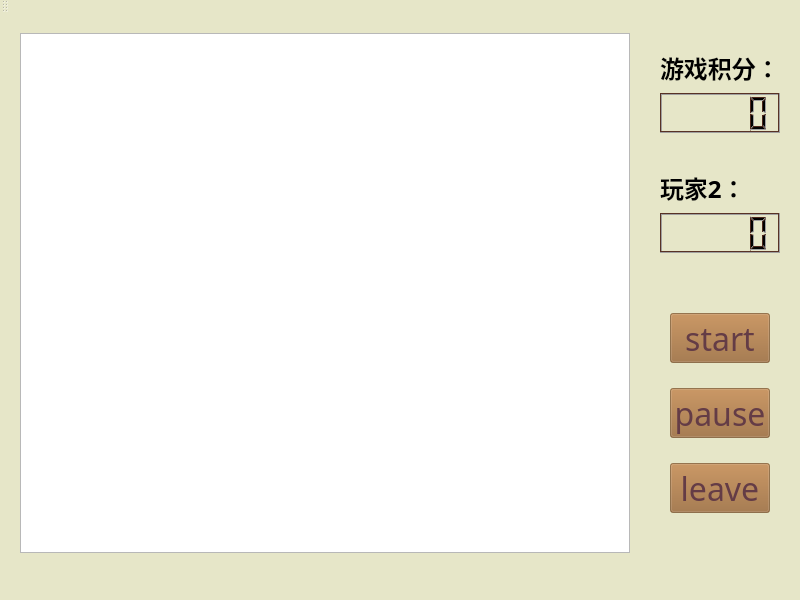
<?xml version="1.0" encoding="UTF-8"?>
<ui version="4.0">
 <class>MainWindow</class>
 <widget class="QMainWindow" name="MainWindow">
  <property name="geometry">
   <rect>
    <x>0</x>
    <y>0</y>
    <width>800</width>
    <height>600</height>
   </rect>
  </property>
  <property name="palette">
   <palette>
    <active>
     <colorrole role="Base">
      <brush brushstyle="SolidPattern">
       <color alpha="255">
        <red>255</red>
        <green>255</green>
        <blue>255</blue>
       </color>
      </brush>
     </colorrole>
     <colorrole role="Window">
      <brush brushstyle="SolidPattern">
       <color alpha="255">
        <red>230</red>
        <green>230</green>
        <blue>200</blue>
       </color>
      </brush>
     </colorrole>
     <colorrole role="ToolTipBase">
      <brush brushstyle="SolidPattern">
       <color alpha="255">
        <red>92</red>
        <green>73</green>
        <blue>49</blue>
       </color>
      </brush>
     </colorrole>
    </active>
    <inactive>
     <colorrole role="Base">
      <brush brushstyle="SolidPattern">
       <color alpha="255">
        <red>255</red>
        <green>255</green>
        <blue>255</blue>
       </color>
      </brush>
     </colorrole>
     <colorrole role="Window">
      <brush brushstyle="SolidPattern">
       <color alpha="255">
        <red>230</red>
        <green>230</green>
        <blue>200</blue>
       </color>
      </brush>
     </colorrole>
     <colorrole role="ToolTipBase">
      <brush brushstyle="SolidPattern">
       <color alpha="255">
        <red>92</red>
        <green>73</green>
        <blue>49</blue>
       </color>
      </brush>
     </colorrole>
    </inactive>
    <disabled>
     <colorrole role="Base">
      <brush brushstyle="SolidPattern">
       <color alpha="255">
        <red>230</red>
        <green>230</green>
        <blue>200</blue>
       </color>
      </brush>
     </colorrole>
     <colorrole role="Window">
      <brush brushstyle="SolidPattern">
       <color alpha="255">
        <red>230</red>
        <green>230</green>
        <blue>200</blue>
       </color>
      </brush>
     </colorrole>
     <colorrole role="ToolTipBase">
      <brush brushstyle="SolidPattern">
       <color alpha="255">
        <red>92</red>
        <green>73</green>
        <blue>49</blue>
       </color>
      </brush>
     </colorrole>
    </disabled>
   </palette>
  </property>
  <property name="windowTitle">
   <string>游戏界面</string>
  </property>
  <property name="styleSheet">
   <string notr="true">border-top-color: rgb(255, 255, 255);</string>
  </property>
  <widget class="QWidget" name="centralWidget">
   <widget class="QGraphicsView" name="graphicsView">
    <property name="geometry">
     <rect>
      <x>20</x>
      <y>20</y>
      <width>610</width>
      <height>520</height>
     </rect>
    </property>
   </widget>
   <widget class="QPushButton" name="btn_start">
    <property name="geometry">
     <rect>
      <x>670</x>
      <y>300</y>
      <width>100</width>
      <height>50</height>
     </rect>
    </property>
    <property name="palette">
     <palette>
      <active>
       <colorrole role="Button">
        <brush brushstyle="SolidPattern">
         <color alpha="160">
          <red>153</red>
          <green>102</green>
          <blue>51</blue>
         </color>
        </brush>
       </colorrole>
       <colorrole role="Midlight">
        <brush brushstyle="SolidPattern">
         <color alpha="255">
          <red>118</red>
          <green>245</green>
          <blue>245</blue>
         </color>
        </brush>
       </colorrole>
       <colorrole role="BrightText">
        <brush brushstyle="SolidPattern">
         <color alpha="255">
          <red>255</red>
          <green>255</green>
          <blue>255</blue>
         </color>
        </brush>
       </colorrole>
       <colorrole role="ButtonText">
        <brush brushstyle="SolidPattern">
         <color alpha="255">
          <red>100</red>
          <green>60</green>
          <blue>70</blue>
         </color>
        </brush>
       </colorrole>
       <colorrole role="Base">
        <brush brushstyle="SolidPattern">
         <color alpha="160">
          <red>153</red>
          <green>102</green>
          <blue>51</blue>
         </color>
        </brush>
       </colorrole>
       <colorrole role="Window">
        <brush brushstyle="SolidPattern">
         <color alpha="160">
          <red>153</red>
          <green>102</green>
          <blue>51</blue>
         </color>
        </brush>
       </colorrole>
       <colorrole role="AlternateBase">
        <brush brushstyle="SolidPattern">
         <color alpha="255">
          <red>248</red>
          <green>245</green>
          <blue>245</blue>
         </color>
        </brush>
       </colorrole>
       <colorrole role="PlaceholderText">
        <brush brushstyle="SolidPattern">
         <color alpha="128">
          <red>180</red>
          <green>0</green>
          <blue>0</blue>
         </color>
        </brush>
       </colorrole>
      </active>
      <inactive>
       <colorrole role="Button">
        <brush brushstyle="SolidPattern">
         <color alpha="160">
          <red>153</red>
          <green>102</green>
          <blue>51</blue>
         </color>
        </brush>
       </colorrole>
       <colorrole role="Midlight">
        <brush brushstyle="SolidPattern">
         <color alpha="255">
          <red>118</red>
          <green>245</green>
          <blue>245</blue>
         </color>
        </brush>
       </colorrole>
       <colorrole role="BrightText">
        <brush brushstyle="SolidPattern">
         <color alpha="255">
          <red>255</red>
          <green>255</green>
          <blue>255</blue>
         </color>
        </brush>
       </colorrole>
       <colorrole role="ButtonText">
        <brush brushstyle="SolidPattern">
         <color alpha="255">
          <red>100</red>
          <green>60</green>
          <blue>70</blue>
         </color>
        </brush>
       </colorrole>
       <colorrole role="Base">
        <brush brushstyle="SolidPattern">
         <color alpha="160">
          <red>153</red>
          <green>102</green>
          <blue>51</blue>
         </color>
        </brush>
       </colorrole>
       <colorrole role="Window">
        <brush brushstyle="SolidPattern">
         <color alpha="160">
          <red>153</red>
          <green>102</green>
          <blue>51</blue>
         </color>
        </brush>
       </colorrole>
       <colorrole role="AlternateBase">
        <brush brushstyle="SolidPattern">
         <color alpha="255">
          <red>248</red>
          <green>245</green>
          <blue>245</blue>
         </color>
        </brush>
       </colorrole>
       <colorrole role="PlaceholderText">
        <brush brushstyle="SolidPattern">
         <color alpha="128">
          <red>180</red>
          <green>0</green>
          <blue>0</blue>
         </color>
        </brush>
       </colorrole>
      </inactive>
      <disabled>
       <colorrole role="Button">
        <brush brushstyle="SolidPattern">
         <color alpha="160">
          <red>153</red>
          <green>102</green>
          <blue>51</blue>
         </color>
        </brush>
       </colorrole>
       <colorrole role="Midlight">
        <brush brushstyle="SolidPattern">
         <color alpha="255">
          <red>118</red>
          <green>245</green>
          <blue>245</blue>
         </color>
        </brush>
       </colorrole>
       <colorrole role="BrightText">
        <brush brushstyle="SolidPattern">
         <color alpha="255">
          <red>255</red>
          <green>255</green>
          <blue>255</blue>
         </color>
        </brush>
       </colorrole>
       <colorrole role="ButtonText">
        <brush brushstyle="SolidPattern">
         <color alpha="255">
          <red>148</red>
          <green>148</green>
          <blue>148</blue>
         </color>
        </brush>
       </colorrole>
       <colorrole role="Base">
        <brush brushstyle="SolidPattern">
         <color alpha="160">
          <red>153</red>
          <green>102</green>
          <blue>51</blue>
         </color>
        </brush>
       </colorrole>
       <colorrole role="Window">
        <brush brushstyle="SolidPattern">
         <color alpha="160">
          <red>153</red>
          <green>102</green>
          <blue>51</blue>
         </color>
        </brush>
       </colorrole>
       <colorrole role="AlternateBase">
        <brush brushstyle="SolidPattern">
         <color alpha="255">
          <red>248</red>
          <green>245</green>
          <blue>245</blue>
         </color>
        </brush>
       </colorrole>
       <colorrole role="PlaceholderText">
        <brush brushstyle="SolidPattern">
         <color alpha="128">
          <red>180</red>
          <green>0</green>
          <blue>0</blue>
         </color>
        </brush>
       </colorrole>
      </disabled>
     </palette>
    </property>
    <property name="font">
     <font>
      <family>FZPXJW</family>
      <pointsize>24</pointsize>
     </font>
    </property>
    <property name="autoFillBackground">
     <bool>false</bool>
    </property>
    <property name="styleSheet">
     <string notr="true">background:rgba(153, 102, 51, 160)
</string>
    </property>
    <property name="text">
     <string>start</string>
    </property>
   </widget>
   <widget class="QPushButton" name="btn_pause">
    <property name="geometry">
     <rect>
      <x>670</x>
      <y>375</y>
      <width>100</width>
      <height>50</height>
     </rect>
    </property>
    <property name="palette">
     <palette>
      <active>
       <colorrole role="Button">
        <brush brushstyle="SolidPattern">
         <color alpha="160">
          <red>153</red>
          <green>102</green>
          <blue>51</blue>
         </color>
        </brush>
       </colorrole>
       <colorrole role="ButtonText">
        <brush brushstyle="SolidPattern">
         <color alpha="255">
          <red>100</red>
          <green>60</green>
          <blue>70</blue>
         </color>
        </brush>
       </colorrole>
       <colorrole role="Base">
        <brush brushstyle="SolidPattern">
         <color alpha="160">
          <red>153</red>
          <green>102</green>
          <blue>51</blue>
         </color>
        </brush>
       </colorrole>
       <colorrole role="Window">
        <brush brushstyle="SolidPattern">
         <color alpha="160">
          <red>153</red>
          <green>102</green>
          <blue>51</blue>
         </color>
        </brush>
       </colorrole>
      </active>
      <inactive>
       <colorrole role="Button">
        <brush brushstyle="SolidPattern">
         <color alpha="160">
          <red>153</red>
          <green>102</green>
          <blue>51</blue>
         </color>
        </brush>
       </colorrole>
       <colorrole role="ButtonText">
        <brush brushstyle="SolidPattern">
         <color alpha="255">
          <red>100</red>
          <green>60</green>
          <blue>70</blue>
         </color>
        </brush>
       </colorrole>
       <colorrole role="Base">
        <brush brushstyle="SolidPattern">
         <color alpha="160">
          <red>153</red>
          <green>102</green>
          <blue>51</blue>
         </color>
        </brush>
       </colorrole>
       <colorrole role="Window">
        <brush brushstyle="SolidPattern">
         <color alpha="160">
          <red>153</red>
          <green>102</green>
          <blue>51</blue>
         </color>
        </brush>
       </colorrole>
      </inactive>
      <disabled>
       <colorrole role="Button">
        <brush brushstyle="SolidPattern">
         <color alpha="160">
          <red>153</red>
          <green>102</green>
          <blue>51</blue>
         </color>
        </brush>
       </colorrole>
       <colorrole role="ButtonText">
        <brush brushstyle="SolidPattern">
         <color alpha="255">
          <red>148</red>
          <green>148</green>
          <blue>148</blue>
         </color>
        </brush>
       </colorrole>
       <colorrole role="Base">
        <brush brushstyle="SolidPattern">
         <color alpha="160">
          <red>153</red>
          <green>102</green>
          <blue>51</blue>
         </color>
        </brush>
       </colorrole>
       <colorrole role="Window">
        <brush brushstyle="SolidPattern">
         <color alpha="160">
          <red>153</red>
          <green>102</green>
          <blue>51</blue>
         </color>
        </brush>
       </colorrole>
      </disabled>
     </palette>
    </property>
    <property name="font">
     <font>
      <family>FZPXJW</family>
      <pointsize>24</pointsize>
     </font>
    </property>
    <property name="styleSheet">
     <string notr="true">background:rgba(153, 102, 51, 160)
</string>
    </property>
    <property name="text">
     <string>pause</string>
    </property>
   </widget>
   <widget class="QPushButton" name="btn_end">
    <property name="geometry">
     <rect>
      <x>670</x>
      <y>450</y>
      <width>100</width>
      <height>50</height>
     </rect>
    </property>
    <property name="palette">
     <palette>
      <active>
       <colorrole role="Button">
        <brush brushstyle="SolidPattern">
         <color alpha="160">
          <red>153</red>
          <green>102</green>
          <blue>51</blue>
         </color>
        </brush>
       </colorrole>
       <colorrole role="ButtonText">
        <brush brushstyle="SolidPattern">
         <color alpha="255">
          <red>100</red>
          <green>60</green>
          <blue>70</blue>
         </color>
        </brush>
       </colorrole>
       <colorrole role="Base">
        <brush brushstyle="SolidPattern">
         <color alpha="160">
          <red>153</red>
          <green>102</green>
          <blue>51</blue>
         </color>
        </brush>
       </colorrole>
       <colorrole role="Window">
        <brush brushstyle="SolidPattern">
         <color alpha="160">
          <red>153</red>
          <green>102</green>
          <blue>51</blue>
         </color>
        </brush>
       </colorrole>
      </active>
      <inactive>
       <colorrole role="Button">
        <brush brushstyle="SolidPattern">
         <color alpha="160">
          <red>153</red>
          <green>102</green>
          <blue>51</blue>
         </color>
        </brush>
       </colorrole>
       <colorrole role="ButtonText">
        <brush brushstyle="SolidPattern">
         <color alpha="255">
          <red>100</red>
          <green>60</green>
          <blue>70</blue>
         </color>
        </brush>
       </colorrole>
       <colorrole role="Base">
        <brush brushstyle="SolidPattern">
         <color alpha="160">
          <red>153</red>
          <green>102</green>
          <blue>51</blue>
         </color>
        </brush>
       </colorrole>
       <colorrole role="Window">
        <brush brushstyle="SolidPattern">
         <color alpha="160">
          <red>153</red>
          <green>102</green>
          <blue>51</blue>
         </color>
        </brush>
       </colorrole>
      </inactive>
      <disabled>
       <colorrole role="Button">
        <brush brushstyle="SolidPattern">
         <color alpha="160">
          <red>153</red>
          <green>102</green>
          <blue>51</blue>
         </color>
        </brush>
       </colorrole>
       <colorrole role="ButtonText">
        <brush brushstyle="SolidPattern">
         <color alpha="255">
          <red>148</red>
          <green>148</green>
          <blue>148</blue>
         </color>
        </brush>
       </colorrole>
       <colorrole role="Base">
        <brush brushstyle="SolidPattern">
         <color alpha="160">
          <red>153</red>
          <green>102</green>
          <blue>51</blue>
         </color>
        </brush>
       </colorrole>
       <colorrole role="Window">
        <brush brushstyle="SolidPattern">
         <color alpha="160">
          <red>153</red>
          <green>102</green>
          <blue>51</blue>
         </color>
        </brush>
       </colorrole>
      </disabled>
     </palette>
    </property>
    <property name="font">
     <font>
      <family>FZPXJW</family>
      <pointsize>24</pointsize>
     </font>
    </property>
    <property name="autoFillBackground">
     <bool>false</bool>
    </property>
    <property name="styleSheet">
     <string notr="true">background:rgba(153, 102, 51, 160)</string>
    </property>
    <property name="text">
     <string>leave</string>
    </property>
   </widget>
   <widget class="QLCDNumber" name="lcdNumber_1">
    <property name="geometry">
     <rect>
      <x>660</x>
      <y>80</y>
      <width>120</width>
      <height>40</height>
     </rect>
    </property>
    <property name="palette">
     <palette>
      <active>
       <colorrole role="Light">
        <brush brushstyle="SolidPattern">
         <color alpha="233">
          <red>74</red>
          <green>33</green>
          <blue>22</blue>
         </color>
        </brush>
       </colorrole>
       <colorrole role="Midlight">
        <brush brushstyle="SolidPattern">
         <color alpha="171">
          <red>110</red>
          <green>35</green>
          <blue>34</blue>
         </color>
        </brush>
       </colorrole>
       <colorrole role="ButtonText">
        <brush brushstyle="SolidPattern">
         <color alpha="255">
          <red>0</red>
          <green>0</green>
          <blue>0</blue>
         </color>
        </brush>
       </colorrole>
       <colorrole role="Base">
        <brush brushstyle="SolidPattern">
         <color alpha="66">
          <red>66</red>
          <green>36</green>
          <blue>31</blue>
         </color>
        </brush>
       </colorrole>
       <colorrole role="AlternateBase">
        <brush brushstyle="SolidPattern">
         <color alpha="255">
          <red>239</red>
          <green>245</green>
          <blue>245</blue>
         </color>
        </brush>
       </colorrole>
       <colorrole role="PlaceholderText">
        <brush brushstyle="SolidPattern">
         <color alpha="128">
          <red>0</red>
          <green>0</green>
          <blue>0</blue>
         </color>
        </brush>
       </colorrole>
      </active>
      <inactive>
       <colorrole role="Light">
        <brush brushstyle="SolidPattern">
         <color alpha="233">
          <red>74</red>
          <green>33</green>
          <blue>22</blue>
         </color>
        </brush>
       </colorrole>
       <colorrole role="Midlight">
        <brush brushstyle="SolidPattern">
         <color alpha="171">
          <red>110</red>
          <green>35</green>
          <blue>34</blue>
         </color>
        </brush>
       </colorrole>
       <colorrole role="ButtonText">
        <brush brushstyle="SolidPattern">
         <color alpha="255">
          <red>0</red>
          <green>0</green>
          <blue>0</blue>
         </color>
        </brush>
       </colorrole>
       <colorrole role="Base">
        <brush brushstyle="SolidPattern">
         <color alpha="66">
          <red>66</red>
          <green>36</green>
          <blue>31</blue>
         </color>
        </brush>
       </colorrole>
       <colorrole role="AlternateBase">
        <brush brushstyle="SolidPattern">
         <color alpha="255">
          <red>239</red>
          <green>245</green>
          <blue>245</blue>
         </color>
        </brush>
       </colorrole>
       <colorrole role="PlaceholderText">
        <brush brushstyle="SolidPattern">
         <color alpha="128">
          <red>0</red>
          <green>0</green>
          <blue>0</blue>
         </color>
        </brush>
       </colorrole>
      </inactive>
      <disabled>
       <colorrole role="Light">
        <brush brushstyle="SolidPattern">
         <color alpha="233">
          <red>74</red>
          <green>33</green>
          <blue>22</blue>
         </color>
        </brush>
       </colorrole>
       <colorrole role="Midlight">
        <brush brushstyle="SolidPattern">
         <color alpha="171">
          <red>110</red>
          <green>35</green>
          <blue>34</blue>
         </color>
        </brush>
       </colorrole>
       <colorrole role="ButtonText">
        <brush brushstyle="SolidPattern">
         <color alpha="255">
          <red>148</red>
          <green>148</green>
          <blue>148</blue>
         </color>
        </brush>
       </colorrole>
       <colorrole role="Base">
        <brush brushstyle="SolidPattern">
         <color alpha="255">
          <red>234</red>
          <green>228</green>
          <blue>199</blue>
         </color>
        </brush>
       </colorrole>
       <colorrole role="AlternateBase">
        <brush brushstyle="SolidPattern">
         <color alpha="255">
          <red>239</red>
          <green>245</green>
          <blue>245</blue>
         </color>
        </brush>
       </colorrole>
       <colorrole role="PlaceholderText">
        <brush brushstyle="SolidPattern">
         <color alpha="128">
          <red>0</red>
          <green>0</green>
          <blue>0</blue>
         </color>
        </brush>
       </colorrole>
      </disabled>
     </palette>
    </property>
   </widget>
   <widget class="QLabel" name="label_1">
    <property name="geometry">
     <rect>
      <x>660</x>
      <y>30</y>
      <width>200</width>
      <height>50</height>
     </rect>
    </property>
    <property name="font">
     <font>
      <family>FZPXJW</family>
      <pointsize>18</pointsize>
     </font>
    </property>
    <property name="text">
     <string notr="true">&lt;html&gt;&lt;head/&gt;&lt;body&gt;&lt;p&gt;&lt;span style=&quot; font-size:18pt; font-weight:600;&quot;&gt;游戏积分：&lt;/span&gt;&lt;/p&gt;&lt;/body&gt;&lt;/html&gt;</string>
    </property>
    <property name="scaledContents">
     <bool>false</bool>
    </property>
   </widget>
   <widget class="QLCDNumber" name="lcdNumber_2">
    <property name="geometry">
     <rect>
      <x>660</x>
      <y>200</y>
      <width>120</width>
      <height>40</height>
     </rect>
    </property>
    <property name="palette">
     <palette>
      <active>
       <colorrole role="Light">
        <brush brushstyle="SolidPattern">
         <color alpha="233">
          <red>74</red>
          <green>33</green>
          <blue>22</blue>
         </color>
        </brush>
       </colorrole>
       <colorrole role="Midlight">
        <brush brushstyle="SolidPattern">
         <color alpha="171">
          <red>110</red>
          <green>35</green>
          <blue>34</blue>
         </color>
        </brush>
       </colorrole>
       <colorrole role="ButtonText">
        <brush brushstyle="SolidPattern">
         <color alpha="255">
          <red>0</red>
          <green>0</green>
          <blue>0</blue>
         </color>
        </brush>
       </colorrole>
       <colorrole role="Base">
        <brush brushstyle="SolidPattern">
         <color alpha="66">
          <red>66</red>
          <green>36</green>
          <blue>31</blue>
         </color>
        </brush>
       </colorrole>
       <colorrole role="AlternateBase">
        <brush brushstyle="SolidPattern">
         <color alpha="255">
          <red>239</red>
          <green>245</green>
          <blue>245</blue>
         </color>
        </brush>
       </colorrole>
       <colorrole role="PlaceholderText">
        <brush brushstyle="SolidPattern">
         <color alpha="128">
          <red>0</red>
          <green>0</green>
          <blue>0</blue>
         </color>
        </brush>
       </colorrole>
      </active>
      <inactive>
       <colorrole role="Light">
        <brush brushstyle="SolidPattern">
         <color alpha="233">
          <red>74</red>
          <green>33</green>
          <blue>22</blue>
         </color>
        </brush>
       </colorrole>
       <colorrole role="Midlight">
        <brush brushstyle="SolidPattern">
         <color alpha="171">
          <red>110</red>
          <green>35</green>
          <blue>34</blue>
         </color>
        </brush>
       </colorrole>
       <colorrole role="ButtonText">
        <brush brushstyle="SolidPattern">
         <color alpha="255">
          <red>0</red>
          <green>0</green>
          <blue>0</blue>
         </color>
        </brush>
       </colorrole>
       <colorrole role="Base">
        <brush brushstyle="SolidPattern">
         <color alpha="66">
          <red>66</red>
          <green>36</green>
          <blue>31</blue>
         </color>
        </brush>
       </colorrole>
       <colorrole role="AlternateBase">
        <brush brushstyle="SolidPattern">
         <color alpha="255">
          <red>239</red>
          <green>245</green>
          <blue>245</blue>
         </color>
        </brush>
       </colorrole>
       <colorrole role="PlaceholderText">
        <brush brushstyle="SolidPattern">
         <color alpha="128">
          <red>0</red>
          <green>0</green>
          <blue>0</blue>
         </color>
        </brush>
       </colorrole>
      </inactive>
      <disabled>
       <colorrole role="Light">
        <brush brushstyle="SolidPattern">
         <color alpha="233">
          <red>74</red>
          <green>33</green>
          <blue>22</blue>
         </color>
        </brush>
       </colorrole>
       <colorrole role="Midlight">
        <brush brushstyle="SolidPattern">
         <color alpha="171">
          <red>110</red>
          <green>35</green>
          <blue>34</blue>
         </color>
        </brush>
       </colorrole>
       <colorrole role="ButtonText">
        <brush brushstyle="SolidPattern">
         <color alpha="255">
          <red>148</red>
          <green>148</green>
          <blue>148</blue>
         </color>
        </brush>
       </colorrole>
       <colorrole role="Base">
        <brush brushstyle="SolidPattern">
         <color alpha="255">
          <red>234</red>
          <green>228</green>
          <blue>199</blue>
         </color>
        </brush>
       </colorrole>
       <colorrole role="AlternateBase">
        <brush brushstyle="SolidPattern">
         <color alpha="255">
          <red>239</red>
          <green>245</green>
          <blue>245</blue>
         </color>
        </brush>
       </colorrole>
       <colorrole role="PlaceholderText">
        <brush brushstyle="SolidPattern">
         <color alpha="128">
          <red>0</red>
          <green>0</green>
          <blue>0</blue>
         </color>
        </brush>
       </colorrole>
      </disabled>
     </palette>
    </property>
   </widget>
   <widget class="QLabel" name="label_2">
    <property name="geometry">
     <rect>
      <x>660</x>
      <y>150</y>
      <width>200</width>
      <height>50</height>
     </rect>
    </property>
    <property name="font">
     <font>
      <family>FZPXJW</family>
      <pointsize>18</pointsize>
     </font>
    </property>
    <property name="text">
     <string notr="true">&lt;html&gt;&lt;head/&gt;&lt;body&gt;&lt;p&gt;&lt;span style=&quot; font-size:18pt; font-weight:600;&quot;&gt;玩家2：&lt;/span&gt;&lt;/p&gt;&lt;/body&gt;&lt;/html&gt;</string>
    </property>
    <property name="scaledContents">
     <bool>false</bool>
    </property>
   </widget>
  </widget>
  <widget class="QMenuBar" name="menuBar">
   <property name="geometry">
    <rect>
     <x>0</x>
     <y>0</y>
     <width>800</width>
     <height>25</height>
    </rect>
   </property>
  </widget>
  <widget class="QToolBar" name="mainToolBar">
   <attribute name="toolBarArea">
    <enum>TopToolBarArea</enum>
   </attribute>
   <attribute name="toolBarBreak">
    <bool>false</bool>
   </attribute>
  </widget>
  <widget class="QStatusBar" name="statusBar"/>
 </widget>
 <layoutdefault spacing="6" margin="11"/>
 <resources/>
 <connections/>
</ui>
